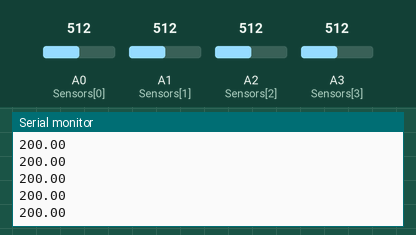
A sketch run on a simulated Arduino Uno, built with avr-gcc and run on an emulated ATmega328P. On the bench: the last lines printed to the serial monitor. Inputs (shaded band) come from the test bench; at power-on: A0 (Sensors[0]) = 512, A1 (Sensors[1]) = 512, A2 (Sensors[2]) = 512, A3 (Sensors[3]) = 512.

Above: at 3.8 s.
3.9 s: A0 (Sensors[0]) set to 716
7.8 s: A1 (Sensors[1]) set to 306
At 9.8 s:
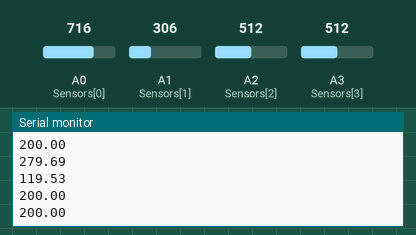
11.7 s: A2 (Sensors[2]) set to 992
At 13.4 s:
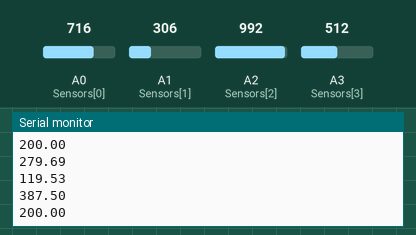
15.6 s: A3 (Sensors[3]) set to 30
At 19.3 s:
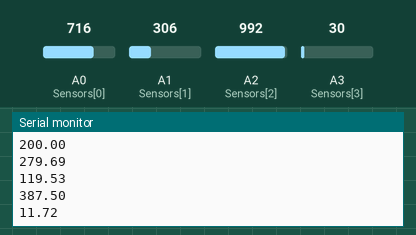
Timing chart, 0 to 20.5 s (numbered marks = the images above; inputs shaded):
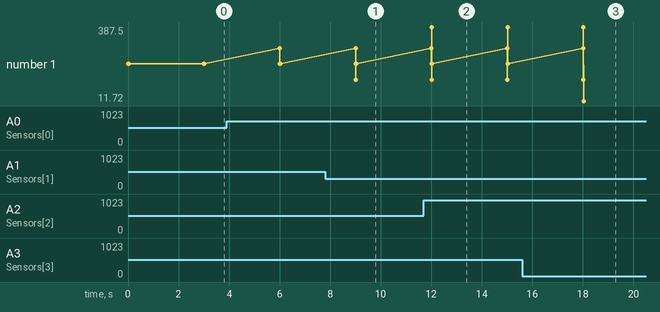

The sketch:

Slave_5.ino
```cpp
#include <Wire.h>

String logData;
uint8_t Sensors[4] = {A0,A1,A2,A3};

void setup() {
  Wire.begin(5);
  Wire.onRequest(send);
  Serial.begin(9600);
}

void loop() {
  send();
  delay(1000);
}

void send(){
  for (int i = 0; i < 4; i++) {
    uint32_t reading = analogRead(Sensors[i]);
    float voltage = reading * (4000 / 1024.0);
    float temp = voltage / 10;

    logData =String(temp) + "\n";
    Serial.print(logData);
    Wire.write(logData.c_str());
  }
  delay(2000);
}
```

Measured:
- after the input at 7.8 s, the serial monitor: prints a new line after 1.2 s (image 1)
- after the input at 11.7 s, the serial monitor: prints a new line after 0.32 s (image 2)
- after the input at 15.6 s, the serial monitor: prints a new line after 2.4 s (image 3)
- plotted number 1: 200 → 11.72 after the input at 15.6 s
